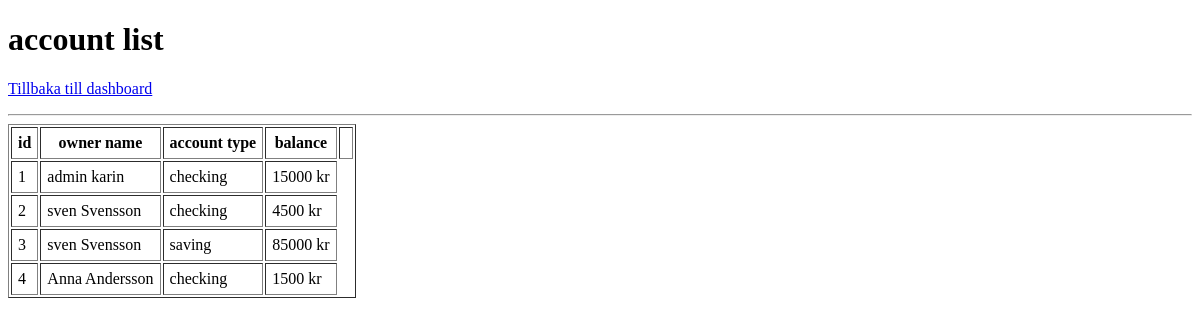
Page /admin/accounts (signed in) on the earlier database version.
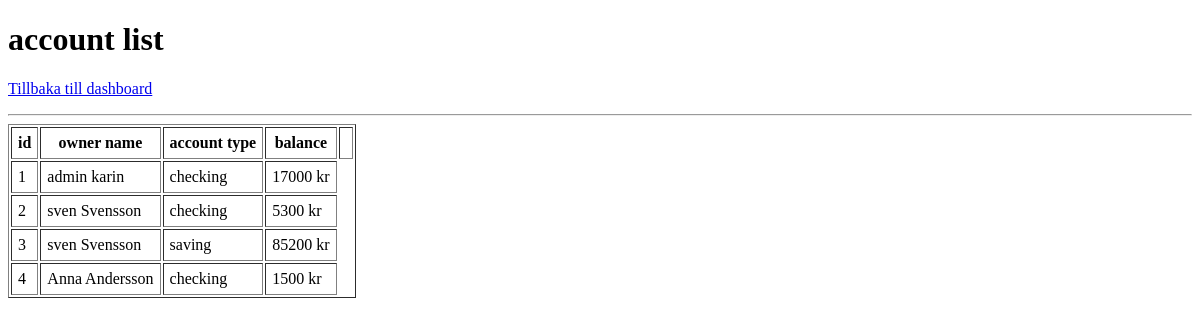
Same page on the later database version.
### tables this page shows
CREATE TABLE accounts (
    id integer primary key autoincrement,
    user_id integer not null references users(id),
    account_type text not null default 'checking',
    balance real not null default 0.0,
    created_at text default (datetime('now'))
);

CREATE TABLE users (
    id integer primary key autoincrement,
    card_number text not null unique,
    pin_hash text not null,
    name  text not null,
    role text not null default 'user',
    created_at text default (datetime('now'))   
);

### SRC/AccountRepository.php (called while the page is built, shortened)
<?php
class AccountRepository {
public function findallwithOwners(): array {
    return $this->pdo->query("
        SELECT accounts.*, users.name AS owner_name
        FROM accounts
        JOIN users ON accounts.user_id = users.id
    ")->fetchAll();
}
}

### SRC/helpers.php (called while the page is built, shortened)
<?php
function e(mixed $value): string
{
    return htmlspecialchars((string)$value, ENT_QUOTES, 'UTF-8');
}
?>

### templates/admin_accounts.php (the view, shortened to what this page needs)
<!DOCTYPE html>
<html lang="sv">
<head><meta charset="UTF-8"><title>Bankomat - dashboard</title></head>
<body>
    <h1>account list</h1>
    <p><a href="/dashboard">Tillbaka till dashboard</a></p>
    <hr>
    <table border="1" cellpadding="6">
        <tr><th>id</th><th>owner name</th><th>account type</th><th>balance</th><th>
        <?php foreach ($accounts as $acc): ?>
            <tr>
                <td><?= e($acc['id']) ?></td>
                <td><?= e($acc['owner_name']) ?></td>
                <td><?= e($acc['account_type']) ?></td>
                <td><?= e($acc['balance']) ?> kr</td>
            </tr>
            <?php endforeach; ?>
        </table>
    </body>
    </html>

### public/index.php (shortened to what this page needs)
<?php
$pdo = require __DIR__. '/../src/db.php';
require_once __DIR__. '/../src/helpers.php';
require_once __DIR__. '/../src/AccountRepository.php';
$accountRepo = new AccountRepository($pdo);
$path = parse_url($_SERVER['REQUEST_URI'], PHP_URL_PATH);
switch ($path) {
    case '/admin/accounts':
        $accounts = $accountRepo->findallwithOwners();
        require __DIR__ . '/../templates/admin_accounts.php';
        break;
    }
?>

Differences in the rows shown:
changed accounts "admin karin": balance "15000" → "17000"
changed accounts id 2: balance "4500" → "5300"
changed accounts "saving": balance "85000" → "85200"
